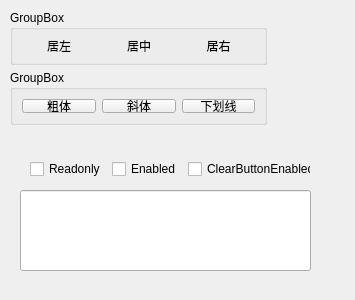
<?xml version="1.0" encoding="UTF-8"?>
<ui version="4.0">
 <class>Form</class>
 <widget class="QWidget" name="Form">
  <property name="geometry">
   <rect>
    <x>0</x>
    <y>0</y>
    <width>355</width>
    <height>300</height>
   </rect>
  </property>
  <property name="windowTitle">
   <string>Form</string>
  </property>
  <widget class="QGroupBox" name="groupBox">
   <property name="geometry">
    <rect>
     <x>10</x>
     <y>70</y>
     <width>257</width>
     <height>55</height>
    </rect>
   </property>
   <property name="title">
    <string>GroupBox</string>
   </property>
   <layout class="QHBoxLayout" name="horizontalLayout">
    <item>
     <widget class="QPushButton" name="btn_FontBold">
      <property name="text">
       <string>粗体</string>
      </property>
      <property name="checkable">
       <bool>true</bool>
      </property>
      <property name="autoExclusive">
       <bool>false</bool>
      </property>
     </widget>
    </item>
    <item>
     <widget class="QPushButton" name="btn_FontItalic">
      <property name="text">
       <string>斜体</string>
      </property>
      <property name="checkable">
       <bool>true</bool>
      </property>
      <property name="autoExclusive">
       <bool>false</bool>
      </property>
     </widget>
    </item>
    <item>
     <widget class="QPushButton" name="btn_FontUnderLine">
      <property name="text">
       <string>下划线</string>
      </property>
      <property name="checkable">
       <bool>true</bool>
      </property>
      <property name="autoExclusive">
       <bool>false</bool>
      </property>
     </widget>
    </item>
   </layout>
  </widget>
  <widget class="QGroupBox" name="groupBox_2">
   <property name="geometry">
    <rect>
     <x>10</x>
     <y>10</y>
     <width>257</width>
     <height>55</height>
    </rect>
   </property>
   <property name="title">
    <string>GroupBox</string>
   </property>
   <layout class="QHBoxLayout" name="horizontalLayout_2">
    <item>
     <widget class="QPushButton" name="btn_AlignLeft">
      <property name="text">
       <string>居左</string>
      </property>
      <property name="checkable">
       <bool>true</bool>
      </property>
      <property name="autoExclusive">
       <bool>true</bool>
      </property>
      <property name="flat">
       <bool>true</bool>
      </property>
     </widget>
    </item>
    <item>
     <widget class="QPushButton" name="btn_AlignCenter">
      <property name="text">
       <string>居中</string>
      </property>
      <property name="checkable">
       <bool>true</bool>
      </property>
      <property name="autoExclusive">
       <bool>true</bool>
      </property>
      <property name="flat">
       <bool>true</bool>
      </property>
     </widget>
    </item>
    <item>
     <widget class="QPushButton" name="btn_AlignRight">
      <property name="text">
       <string>居右</string>
      </property>
      <property name="checkable">
       <bool>true</bool>
      </property>
      <property name="autoExclusive">
       <bool>true</bool>
      </property>
      <property name="flat">
       <bool>true</bool>
      </property>
     </widget>
    </item>
   </layout>
  </widget>
  <widget class="QLineEdit" name="lineEdit_Input">
   <property name="geometry">
    <rect>
     <x>20</x>
     <y>190</y>
     <width>291</width>
     <height>81</height>
    </rect>
   </property>
  </widget>
  <widget class="QWidget" name="">
   <property name="geometry">
    <rect>
     <x>30</x>
     <y>160</y>
     <width>281</width>
     <height>18</height>
    </rect>
   </property>
   <layout class="QHBoxLayout" name="horizontalLayout_3">
    <item>
     <widget class="QCheckBox" name="checkBox_ReadOnly">
      <property name="text">
       <string>Readonly</string>
      </property>
     </widget>
    </item>
    <item>
     <widget class="QCheckBox" name="checkBox_Enabled">
      <property name="text">
       <string>Enabled</string>
      </property>
     </widget>
    </item>
    <item>
     <widget class="QCheckBox" name="checkBox_ClearButtonEnabled">
      <property name="text">
       <string>ClearButtonEnabled</string>
      </property>
     </widget>
    </item>
   </layout>
  </widget>
 </widget>
 <resources/>
 <connections/>
</ui>
